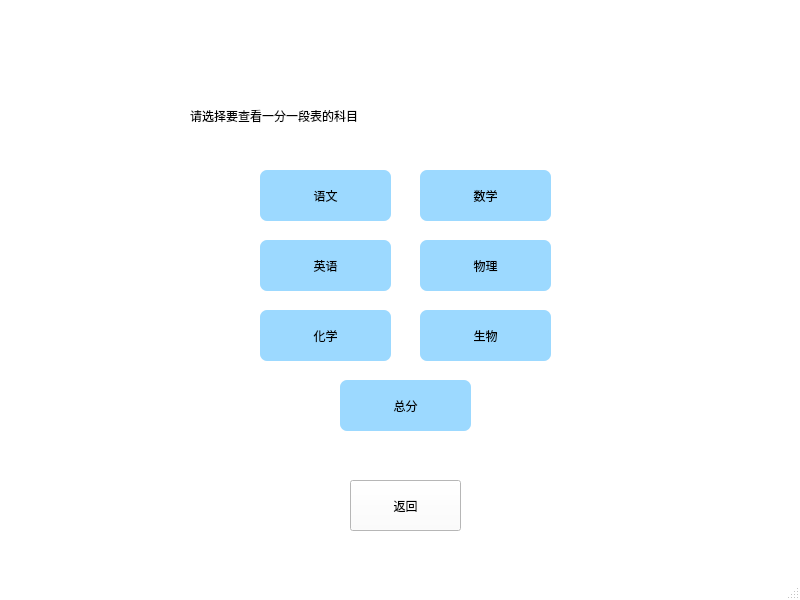
<?xml version="1.0" encoding="UTF-8"?>
<ui version="4.0">
 <class>totalscore</class>
 <widget class="QMainWindow" name="totalscore">
  <property name="geometry">
   <rect>
    <x>0</x>
    <y>0</y>
    <width>800</width>
    <height>600</height>
   </rect>
  </property>
  <property name="windowTitle">
   <string>MainWindow</string>
  </property>
  <property name="styleSheet">
   <string notr="true">QMainWindow#totalscore
{
	border-image: url(:/Desktop/pic.png);
	background-color: rgb(255, 255, 255);
	
}
</string>
  </property>
  <widget class="QWidget" name="centralwidget">
   <widget class="QPushButton" name="Math">
    <property name="geometry">
     <rect>
      <x>420</x>
      <y>170</y>
      <width>131</width>
      <height>51</height>
     </rect>
    </property>
    <property name="styleSheet">
     <string notr="true">
QMainWindow#totalscore QPushButton#Math
{
	
	background-color: rgb(156, 217, 255);
  color: rgb(0,0,0);

border:0px groove gray;border-radius:
7px;padding:2px 4px;
font: 18pt &quot;Candara&quot;;

}

QMainWindow#totalscore QPushButton#Math:hover
{
	background-color: rgb(130,190, 240);
}</string>
    </property>
    <property name="text">
     <string>数学</string>
    </property>
   </widget>
   <widget class="QPushButton" name="Physics">
    <property name="geometry">
     <rect>
      <x>420</x>
      <y>240</y>
      <width>131</width>
      <height>51</height>
     </rect>
    </property>
    <property name="styleSheet">
     <string notr="true">QMainWindow#totalscore QPushButton#Physics
{
	
	background-color: rgb(156, 217, 255);
  color: rgb(0,0,0);

border:0px groove gray;border-radius:
7px;padding:2px 4px;
font: 18pt &quot;Candara&quot;;

}

QMainWindow#totalscore QPushButton#Physics:hover
{
	background-color: rgb(130,190, 240);
}</string>
    </property>
    <property name="text">
     <string>物理</string>
    </property>
   </widget>
   <widget class="QLabel" name="label">
    <property name="geometry">
     <rect>
      <x>190</x>
      <y>90</y>
      <width>451</width>
      <height>51</height>
     </rect>
    </property>
    <property name="styleSheet">
     <string notr="true">font: 24pt &quot;宋体&quot;;
color: rgb(0, 0, 0);
</string>
    </property>
    <property name="text">
     <string>请选择要查看一分一段表的科目</string>
    </property>
   </widget>
   <widget class="QPushButton" name="English">
    <property name="geometry">
     <rect>
      <x>260</x>
      <y>240</y>
      <width>131</width>
      <height>51</height>
     </rect>
    </property>
    <property name="styleSheet">
     <string notr="true">
QMainWindow#totalscore QPushButton#English
{
	
	background-color: rgb(156, 217, 255);
  color: rgb(0,0,0);

border:0px groove gray;border-radius:
7px;padding:2px 4px;
font: 18pt &quot;Candara&quot;;

}

QMainWindow#totalscore QPushButton#English:hover
{
	background-color: rgb(130,190, 240);
}</string>
    </property>
    <property name="text">
     <string>英语</string>
    </property>
   </widget>
   <widget class="QPushButton" name="Chinese">
    <property name="geometry">
     <rect>
      <x>260</x>
      <y>170</y>
      <width>131</width>
      <height>51</height>
     </rect>
    </property>
    <property name="styleSheet">
     <string notr="true">QMainWindow#totalscore QPushButton#Chinese
{
	
	background-color: rgb(156, 217, 255);
  color: rgb(0,0,0);

border:0px groove gray;border-radius:
7px;padding:2px 4px;
font: 18pt &quot;Candara&quot;;

}

QMainWindow#totalscore QPushButton#Chinese:hover
{
	background-color: rgb(130,190, 240);
}</string>
    </property>
    <property name="text">
     <string>语文</string>
    </property>
   </widget>
   <widget class="QPushButton" name="Biology">
    <property name="geometry">
     <rect>
      <x>420</x>
      <y>310</y>
      <width>131</width>
      <height>51</height>
     </rect>
    </property>
    <property name="styleSheet">
     <string notr="true">QMainWindow#totalscore QPushButton#Biology
{
	
	background-color: rgb(156, 217, 255);
  color: rgb(0,0,0);

border:0px groove gray;border-radius:
7px;padding:2px 4px;
font: 18pt &quot;Candara&quot;;

}

QMainWindow#totalscore QPushButton#Biology:hover
{
	background-color: rgb(130,190, 240);
}</string>
    </property>
    <property name="text">
     <string>生物</string>
    </property>
   </widget>
   <widget class="QPushButton" name="SUM">
    <property name="geometry">
     <rect>
      <x>340</x>
      <y>380</y>
      <width>131</width>
      <height>51</height>
     </rect>
    </property>
    <property name="styleSheet">
     <string notr="true">QMainWindow#totalscore QPushButton#SUM
{
	
	background-color: rgb(156, 217, 255);
  color: rgb(0,0,0);

border:0px groove gray;border-radius:
7px;padding:2px 4px;
font: 18pt &quot;Candara&quot;;

}

QMainWindow#totalscore QPushButton#SUM:hover
{
	background-color: rgb(130,190, 240);
}</string>
    </property>
    <property name="text">
     <string>总分</string>
    </property>
   </widget>
   <widget class="QPushButton" name="btn_check_all_return">
    <property name="geometry">
     <rect>
      <x>350</x>
      <y>480</y>
      <width>111</width>
      <height>51</height>
     </rect>
    </property>
    <property name="styleSheet">
     <string notr="true">
QMainWindow#totalscore QPushButton#btn_check_all_return
{
   font: 18pt &quot;宋体&quot;;
	
	background-color: rgb(255, 255, 255);
color: rgb(0,0,0);
}

QMainWindow#totalscore QPushButton#btn_check_all_return:hover
{
	
	background-color: rgb(195, 195, 195);
}</string>
    </property>
    <property name="text">
     <string>返回</string>
    </property>
   </widget>
   <widget class="QPushButton" name="Chemestry">
    <property name="geometry">
     <rect>
      <x>260</x>
      <y>310</y>
      <width>131</width>
      <height>51</height>
     </rect>
    </property>
    <property name="styleSheet">
     <string notr="true">QMainWindow#totalscore QPushButton#Chemestry
{
	
	background-color: rgb(156, 217, 255);
  color: rgb(0,0,0);

border:0px groove gray;border-radius:
7px;padding:2px 4px;
font: 18pt &quot;Candara&quot;;

}

QMainWindow#totalscore QPushButton#Chemestry:hover
{
	background-color: rgb(130,190, 240);
}</string>
    </property>
    <property name="text">
     <string>化学</string>
    </property>
   </widget>
  </widget>
  <widget class="QMenuBar" name="menubar">
   <property name="geometry">
    <rect>
     <x>0</x>
     <y>0</y>
     <width>800</width>
     <height>21</height>
    </rect>
   </property>
  </widget>
  <widget class="QStatusBar" name="statusbar"/>
 </widget>
 <resources/>
 <connections/>
</ui>
